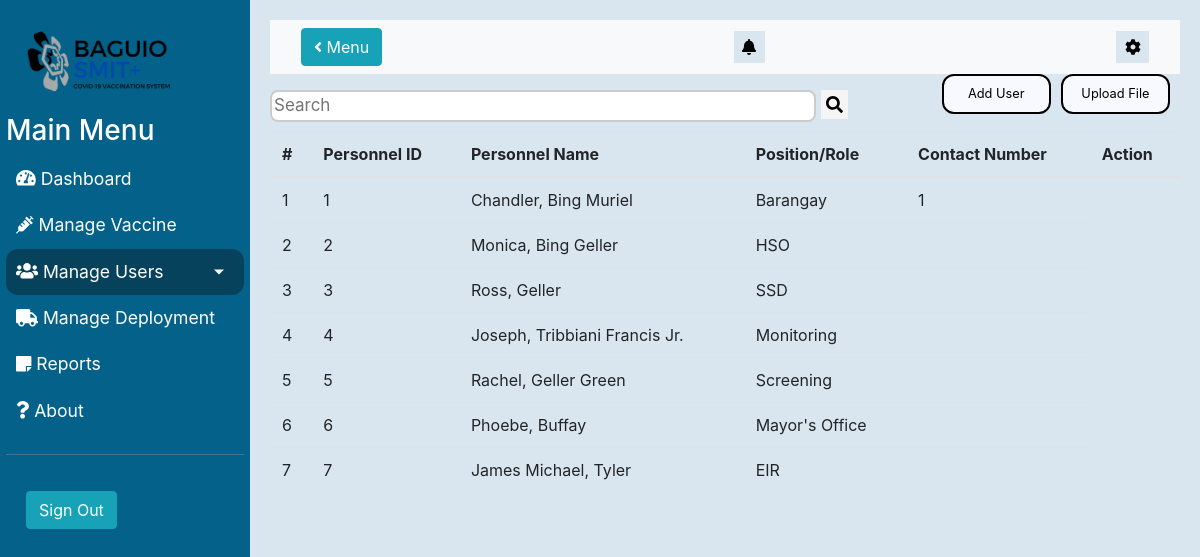
The app's page /AdminBackEnd/ManagePersonnelHome.php with its own data.
### tables this page shows
CREATE TABLE IF NOT EXISTS `employee` (
  `employee_id` int(11) NOT NULL AUTO_INCREMENT,
  `employee_first_name` varchar(255) NOT NULL,
  `employee_last_name` varchar(255) NOT NULL,
  `employee_middle_name` varchar(255) DEFAULT NULL,
  `employee_suffix` varchar(255) DEFAULT NULL,
  `employee_role` varchar(255) NOT NULL,
  `barangay_id` int(11) DEFAULT NULL,
  `employee_contact_number` char(11) NOT NULL,
  PRIMARY KEY (`employee_id`),
  KEY `barangay_id` (`barangay_id`)
);

### require/getEmployee.php (called while the page is built)
<?php
    include("../includes/database.php");
    include("../includes/constructor.php");
    $query = "SELECT * FROM employee";
    $employees = [];
    $stmt = $database->stmt_init();
    $stmt->prepare($query);
    $stmt->bind_result($employeeId, $employeeLastName, $employeeFirstName, $employeeMiddleName, $employeeSuffix, $employeeRole, $employeeContactNumber);
    $stmt->execute();
    while ($stmt->fetch()){
        $employee = new employeeInfo($employeeId, $employeeLastName, $employeeFirstName, $employeeMiddleName, $employeeSuffix, $employeeRole, $employeeContactNumber);
        $employees[] = $employee;
    }

### includes/constructor.php (called while the page is built, shortened)
<?php
class employeeInfo{
    private $employeeId;
    private $employeeLastName;
    private $employeeFirstName;
    private $employeeMiddleName;
    private $employeeSuffix;
    private $employeeRole;
    private $employeeContact;
    public function __construct($empId, $empLast, $empFirst, $empMiddle, $empSuffix, $empRole, $empNumber)
    {
        $this->employeeId = $empId;
        $this->employeeLastName = $empLast;
        $this->employeeFirstName = $empFirst;
        $this->employeeMiddleName = $empMiddle;
        $this->employeeSuffix = $empSuffix;
        $this->employeeRole = $empRole;
        $this->employeeContact = $empNumber;
    }
    public function getEmployeeId()
    {
        return $this->employeeId;
    }
    public function getEmployeeLastName()
    {
        return $this->employeeLastName;
    }
    public function getEmployeeFirstName()
    {
        return $this->employeeFirstName;
    }
    public function getEmployeeMiddleName()
    {
        return $this->employeeMiddleName;
    }
    public function getEmployeeContact()
    {
        return $this->employeeContact;
    }
    public function getEmployeeRole()
    {
        return $this->employeeRole;
    }
    public function getEmployeeSuffix()
    {
        return $this->employeeSuffix;
    }
}
?>

### AdminBackEnd/ManagePersonnelHome.php (the view, shortened to what this page needs)
<?php
include_once("../includes/database.php") ?>
<head>
    <link href="../css/style.css" rel="stylesheet">
    <link href="https://stackpath.bootstrapcdn.com/bootstrap/4.3.1/css/bootstrap.min.css"
 rel="stylesheet">
</head>
<body>
<div class="wrapper">
    <nav id="sidebar">
        <div class="sidebar-header">
            <div class="sidebar-brand-icon">
                <img style="width:150px;" src="../img/SMIT+.png" alt="Baguio Logo">
            </div>
        </div>
        <ul class="list-unstyled components">
            <h3 id="mainmenu">Main Menu</h3>
            <li>
                <a href="#"><i class="fas fa-tachometer-alt"></i> Dashboard</a>
            </li>
            <li>
                <a href="ManageVaccineHome.php"><i class="fas fa-syringe"></i> Manage Vaccine</a>
            </li>
            <li class="active">
                <a href="#ManageUsersSubmenu" data-toggle="collapse" aria-expanded="false" class="dropdown-toggle"><i
                            class="fas fa-users"></i> Manage Users</a>
            </li>
            <li>
                <a href="ManageDeployment.php"><i class="fas fa-truck"></i> Manage Deployment</a>
            </li>
            <li>
                <a href="ManageReportHome.php"><i class="fas fa-sticky-note"></i> Reports</a>
            </li>
            <li>
                <a href="aboutAdmin.html"><i class="fas fa-question"></i> About</a>
            </li>
        </ul>
        <ul class="list-unstyled CTAs">
            <button type="button" class="btn btn-info">
                <span>Sign Out</span>
            </button>
        </ul>
    </nav>
    <div id="content">
        <nav class="navbar navbar-expand-lg navbar-light bg-light">
            <div class="container-fluid">
                <button type="button" id="sidebarCollapse" class="btn btn-info" onclick="Toggle()">
                    <i class='fas fa-angle-left'></i> Menu
                </button>
                <button class="btnTop">
                    <i class="fas fa-bell"></i>
                </button>
                <button class="btnTop btnBell">
                    <i class="fas fa-cog"></i>
                </button>
            </div>
        </nav>
        <button id="uploadFileBtn" type="button" class="buttonTop" data-toggle="modal" data-target="#upload-File">
            Upload File
        </button>
        <button id="addPersonnelBtn" type="button" class="buttonTop">Add User</button>
        <div class="search-container">
            <input type="text" placeholder="Search" id="searchPersonnel" name="searchPersonnel" onkeyup="searchPersonnel()">
            <button type="submit" id="searchPersonnelBtn" name="searchPersonnelBtn" onclick="searchPersonnel()"><i class="fa fa-search"></i></button>
        </div>
        <table class="table table-row table-hover" id="personnelTable">
            <thead>
            <tr>
                <th scope="col">#</th>
                <th scope="col">Personnel ID</th>
                <th scope="col">Personnel Name</th>
                <th scope="col">Position/Role</th>
                <th scope="col">Contact Number</th>
                <th scope="col">Action</th>
            </tr>
            </thead>
            <?php
            require_once '../require/getEmployee.php';
            $count = 0;
            foreach ($employees as $emp) {
                $count++;
                $id = $emp->getEmployeeId();
                $role = $emp->getEmployeeRole();
                $contact = $emp->getEmployeeContact();
                if ($emp->getEmployeeMiddleName() == null && $emp->getEmployeeSuffix() == null) {
                    $name = $emp->getEmployeeLastName() . ", " . $emp->getEmployeeFirstName();
                } else if ($emp->getEmployeeSuffix() == null) {
                    $name = $emp->getEmployeeLastName() . ", " . $emp->getEmployeeFirstName() . " " . $emp->getEmployeeMiddleName();
                } else if ($emp->getEmployeeMiddleName() == null) {
                    $name = $emp->getEmployeeLastName() . ", " . $emp->getEmployeeFirstName() . " " . $emp->getEmployeeSuffix();
                } else {
                    $name = $emp->getEmployeeLastName() . ", " . $emp->getEmployeeFirstName() . " " . $emp->getEmployeeMiddleName() . " " . $emp->getEmployeeSuffix();
                }
                echo "<tr>
                <td>$count</td>
                <td>$id</td>
                <td>$name</td>
                <td>$role</td>
                <td>$contact</td>
                </tr>";
            }
            ?>
        </table>
    </div>
</div>
</body>

### css/style.css (style rules this page uses)
body { font-family: 'Poppins', sans-serif; }
.sidebar-brand-icon { padding-bottom: 0%; margin-bottom: -12%; }
a, a:hover, a:focus { color: inherit; text-decoration: none; transition: all 0.3s; border-radius: 12px; }
.buttonTop { display: block; float: right; background: ghostwhite; border: 2px solid black; width: 12%; height: 40px; color: black!important; margin-right: 10px; font-size: 80%; }
.buttonTop { border-radius: 12px; }
.search-container button { display: inline-block; padding: 6px 5px; background: whitesmoke; font-size: 17px; border: none; cursor: pointer; width: 3%; height: auto; }
.search-container { margin-bottom: 1%; }
input[type=text] { font-size: 17px; height: auto; display: inline-block; border: 2px solid #ccc; border-radius: 8px; }
.wrapper { display: flex; width: 100%; align-items: stretch; background-color: #ffffff; position: relative; overflow: hidden; }
#sidebar { min-width: 250px; max-width: 250px; background: #04628A; color: #fff; transition: all 0.3s; padding: .5%; }
#sidebar .sidebar-header { padding: 20px; background: #04628A; }
#sidebar ul.components { padding: 20px 0; border-bottom: 1px solid #47748b; }
#sidebar ul li a { padding: 10px; font-size: 1.1em; display: block; }
#sidebar ul li a { color: #fff !important; background: #04628A; ; }
#sidebar ul li.active>a, a[aria-expanded="true"] { color: #fff; background: #06425b; }
a[data-toggle="collapse"] { position: relative; }
.dropdown-toggle::after { display: block; position: absolute; top: 50%; right: 20px; transform: translateY(-50%); }
ul.CTAs { padding: 20px; }
.btnTop { border: none; background: #dae6ef; padding: 1%; }
#searchVaccine,#searchPatient,#searchPersonnel { width: 60%; }
#content { background-color: #dae6ef; width: 100%; padding: 20px; min-height: 100vh; transition: all 0.3s; }

### records on screen
employee: employee_id "1", name "Chandler, Bing Muriel", employee_role "Barangay", barangay "1"
employee: employee_id "2", name "Monica, Bing Geller", employee_role "HSO"
employee: employee_id "3", name "Ross, Geller", employee_role "SSD"
employee: employee_id "4", name "Joseph, Tribbiani Francis Jr.", employee_role "Monitoring"
employee: employee_id "5", name "Rachel, Geller Green", employee_role "Screening"
employee: employee_id "6", name "Phoebe, Buffay", employee_role "Mayor's Office"
employee: employee_id "7", name "James Michael, Tyler", employee_role "EIR"
